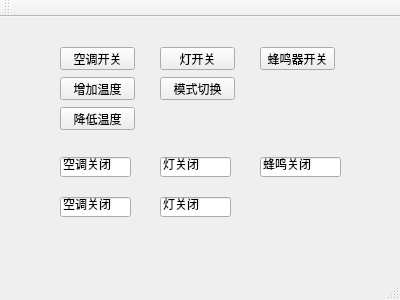
<?xml version="1.0" encoding="UTF-8"?>
<ui version="4.0">
 <class>MainWindow</class>
 <widget class="QMainWindow" name="MainWindow">
  <property name="geometry">
   <rect>
    <x>0</x>
    <y>0</y>
    <width>400</width>
    <height>300</height>
   </rect>
  </property>
  <property name="windowTitle">
   <string>MainWindow</string>
  </property>
  <widget class="QWidget" name="centralWidget">
   <widget class="QPushButton" name="ac_btn">
    <property name="geometry">
     <rect>
      <x>60</x>
      <y>30</y>
      <width>75</width>
      <height>23</height>
     </rect>
    </property>
    <property name="text">
     <string>空调开关</string>
    </property>
   </widget>
   <widget class="QPushButton" name="led_btn">
    <property name="geometry">
     <rect>
      <x>160</x>
      <y>30</y>
      <width>75</width>
      <height>23</height>
     </rect>
    </property>
    <property name="text">
     <string>灯开关</string>
    </property>
   </widget>
   <widget class="QPushButton" name="bee">
    <property name="geometry">
     <rect>
      <x>260</x>
      <y>30</y>
      <width>75</width>
      <height>23</height>
     </rect>
    </property>
    <property name="text">
     <string>蜂鸣器开关</string>
    </property>
   </widget>
   <widget class="QPushButton" name="ac_add_btn">
    <property name="geometry">
     <rect>
      <x>60</x>
      <y>60</y>
      <width>75</width>
      <height>23</height>
     </rect>
    </property>
    <property name="text">
     <string>增加温度</string>
    </property>
   </widget>
   <widget class="QPushButton" name="ac_sub_btn">
    <property name="geometry">
     <rect>
      <x>60</x>
      <y>90</y>
      <width>75</width>
      <height>23</height>
     </rect>
    </property>
    <property name="text">
     <string>降低温度</string>
    </property>
   </widget>
   <widget class="QPushButton" name="led_mod_btn">
    <property name="geometry">
     <rect>
      <x>160</x>
      <y>60</y>
      <width>75</width>
      <height>23</height>
     </rect>
    </property>
    <property name="text">
     <string>模式切换</string>
    </property>
   </widget>
   <widget class="QLineEdit" name="led_display">
    <property name="geometry">
     <rect>
      <x>160</x>
      <y>140</y>
      <width>71</width>
      <height>20</height>
     </rect>
    </property>
    <property name="text">
     <string>灯关闭</string>
    </property>
    <property name="readOnly">
     <bool>true</bool>
    </property>
   </widget>
   <widget class="QLineEdit" name="model_display">
    <property name="geometry">
     <rect>
      <x>160</x>
      <y>180</y>
      <width>71</width>
      <height>20</height>
     </rect>
    </property>
    <property name="text">
     <string>灯关闭</string>
    </property>
    <property name="readOnly">
     <bool>true</bool>
    </property>
   </widget>
   <widget class="QLineEdit" name="ac_display">
    <property name="geometry">
     <rect>
      <x>60</x>
      <y>140</y>
      <width>71</width>
      <height>20</height>
     </rect>
    </property>
    <property name="text">
     <string>空调关闭</string>
    </property>
   </widget>
   <widget class="QLineEdit" name="tp_display">
    <property name="geometry">
     <rect>
      <x>60</x>
      <y>180</y>
      <width>71</width>
      <height>20</height>
     </rect>
    </property>
    <property name="text">
     <string>空调关闭</string>
    </property>
   </widget>
   <widget class="QLineEdit" name="bee_display">
    <property name="geometry">
     <rect>
      <x>260</x>
      <y>140</y>
      <width>81</width>
      <height>20</height>
     </rect>
    </property>
    <property name="text">
     <string>蜂鸣关闭</string>
    </property>
   </widget>
  </widget>
  <widget class="QMenuBar" name="menuBar">
   <property name="geometry">
    <rect>
     <x>0</x>
     <y>0</y>
     <width>400</width>
     <height>23</height>
    </rect>
   </property>
  </widget>
  <widget class="QToolBar" name="mainToolBar">
   <attribute name="toolBarArea">
    <enum>TopToolBarArea</enum>
   </attribute>
   <attribute name="toolBarBreak">
    <bool>false</bool>
   </attribute>
  </widget>
  <widget class="QStatusBar" name="statusBar"/>
 </widget>
 <layoutdefault spacing="6" margin="11"/>
 <resources/>
 <connections/>
</ui>
